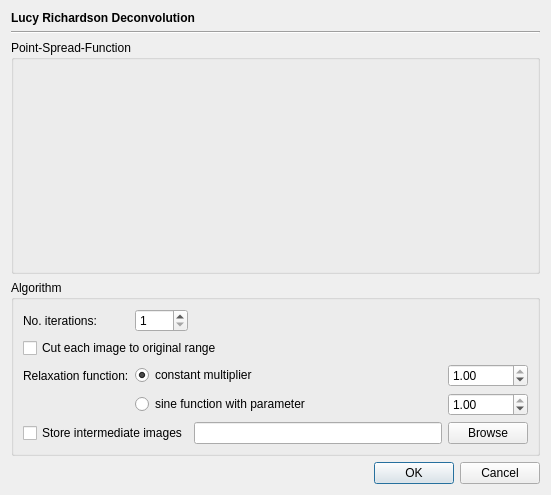
<?xml version="1.0" encoding="UTF-8"?>
<ui version="4.0">
 <class>LucyRichardsonDeconvolutionDialog</class>
 <widget class="QDialog" name="LucyRichardsonDeconvolutionDialog">
  <property name="geometry">
   <rect>
    <x>0</x>
    <y>0</y>
    <width>551</width>
    <height>495</height>
   </rect>
  </property>
  <property name="windowTitle">
   <string>Dialog</string>
  </property>
  <layout class="QVBoxLayout" name="verticalLayout">
   <item>
    <widget class="QLabel" name="label">
     <property name="font">
      <font>
       <bold>true</bold>
      </font>
     </property>
     <property name="text">
      <string>Lucy Richardson Deconvolution</string>
     </property>
    </widget>
   </item>
   <item>
    <widget class="Line" name="line">
     <property name="orientation">
      <enum>Qt::Orientation::Horizontal</enum>
     </property>
    </widget>
   </item>
   <item>
    <widget class="QGroupBox" name="groupBox">
     <property name="sizePolicy">
      <sizepolicy hsizetype="Preferred" vsizetype="Preferred">
       <horstretch>0</horstretch>
       <verstretch>1</verstretch>
      </sizepolicy>
     </property>
     <property name="title">
      <string>Point-Spread-Function</string>
     </property>
     <layout class="QVBoxLayout" name="verticalLayout_2"/>
    </widget>
   </item>
   <item>
    <widget class="QGroupBox" name="groupBox_2">
     <property name="title">
      <string>Algorithm</string>
     </property>
     <layout class="QGridLayout" name="gridLayout">
      <item row="0" column="1">
       <widget class="QSpinBox" name="iterationsBox">
        <property name="minimum">
         <number>1</number>
        </property>
        <property name="maximum">
         <number>200</number>
        </property>
       </widget>
      </item>
      <item row="2" column="0">
       <widget class="QLabel" name="label_3">
        <property name="text">
         <string>Relaxation function:</string>
        </property>
       </widget>
      </item>
      <item row="3" column="3">
       <widget class="QDoubleSpinBox" name="sineValueBox">
        <property name="minimum">
         <double>0.010000000000000</double>
        </property>
        <property name="maximum">
         <double>1.000000000000000</double>
        </property>
        <property name="singleStep">
         <double>0.010000000000000</double>
        </property>
        <property name="value">
         <double>1.000000000000000</double>
        </property>
       </widget>
      </item>
      <item row="2" column="3">
       <widget class="QDoubleSpinBox" name="singleValueBox">
        <property name="minimum">
         <double>0.010000000000000</double>
        </property>
        <property name="maximum">
         <double>1.000000000000000</double>
        </property>
        <property name="singleStep">
         <double>0.010000000000000</double>
        </property>
        <property name="value">
         <double>1.000000000000000</double>
        </property>
       </widget>
      </item>
      <item row="4" column="0" colspan="2">
       <widget class="QCheckBox" name="storeIntermediateBox">
        <property name="text">
         <string>Store intermediate images</string>
        </property>
       </widget>
      </item>
      <item row="0" column="0">
       <widget class="QLabel" name="label_2">
        <property name="text">
         <string>No. iterations:</string>
        </property>
       </widget>
      </item>
      <item row="4" column="3">
       <widget class="QPushButton" name="browseButton">
        <property name="text">
         <string>Browse</string>
        </property>
       </widget>
      </item>
      <item row="4" column="2">
       <widget class="QLineEdit" name="pathField"/>
      </item>
      <item row="0" column="2">
       <spacer name="horizontalSpacer">
        <property name="orientation">
         <enum>Qt::Orientation::Horizontal</enum>
        </property>
        <property name="sizeHint" stdset="0">
         <size>
          <width>40</width>
          <height>20</height>
         </size>
        </property>
       </spacer>
      </item>
      <item row="3" column="1" colspan="2">
       <widget class="QRadioButton" name="sineRelaxationBox">
        <property name="text">
         <string>sine function with parameter</string>
        </property>
       </widget>
      </item>
      <item row="2" column="1" colspan="2">
       <widget class="QRadioButton" name="valueRelaxationBox">
        <property name="text">
         <string>constant multiplier</string>
        </property>
        <property name="checked">
         <bool>true</bool>
        </property>
       </widget>
      </item>
      <item row="1" column="0" colspan="3">
       <widget class="QCheckBox" name="cutBox">
        <property name="text">
         <string>Cut each image to original range</string>
        </property>
       </widget>
      </item>
     </layout>
    </widget>
   </item>
   <item>
    <widget class="QDialogButtonBox" name="buttonBox">
     <property name="orientation">
      <enum>Qt::Orientation::Horizontal</enum>
     </property>
     <property name="standardButtons">
      <set>QDialogButtonBox::StandardButton::Cancel|QDialogButtonBox::StandardButton::Ok</set>
     </property>
    </widget>
   </item>
  </layout>
 </widget>
 <tabstops>
  <tabstop>iterationsBox</tabstop>
  <tabstop>cutBox</tabstop>
  <tabstop>valueRelaxationBox</tabstop>
  <tabstop>singleValueBox</tabstop>
  <tabstop>sineRelaxationBox</tabstop>
  <tabstop>sineValueBox</tabstop>
  <tabstop>storeIntermediateBox</tabstop>
  <tabstop>pathField</tabstop>
  <tabstop>browseButton</tabstop>
 </tabstops>
 <resources/>
 <connections>
  <connection>
   <sender>buttonBox</sender>
   <signal>accepted()</signal>
   <receiver>LucyRichardsonDeconvolutionDialog</receiver>
   <slot>accept()</slot>
   <hints>
    <hint type="sourcelabel">
     <x>248</x>
     <y>254</y>
    </hint>
    <hint type="destinationlabel">
     <x>157</x>
     <y>274</y>
    </hint>
   </hints>
  </connection>
  <connection>
   <sender>buttonBox</sender>
   <signal>rejected()</signal>
   <receiver>LucyRichardsonDeconvolutionDialog</receiver>
   <slot>reject()</slot>
   <hints>
    <hint type="sourcelabel">
     <x>316</x>
     <y>260</y>
    </hint>
    <hint type="destinationlabel">
     <x>286</x>
     <y>274</y>
    </hint>
   </hints>
  </connection>
 </connections>
</ui>
